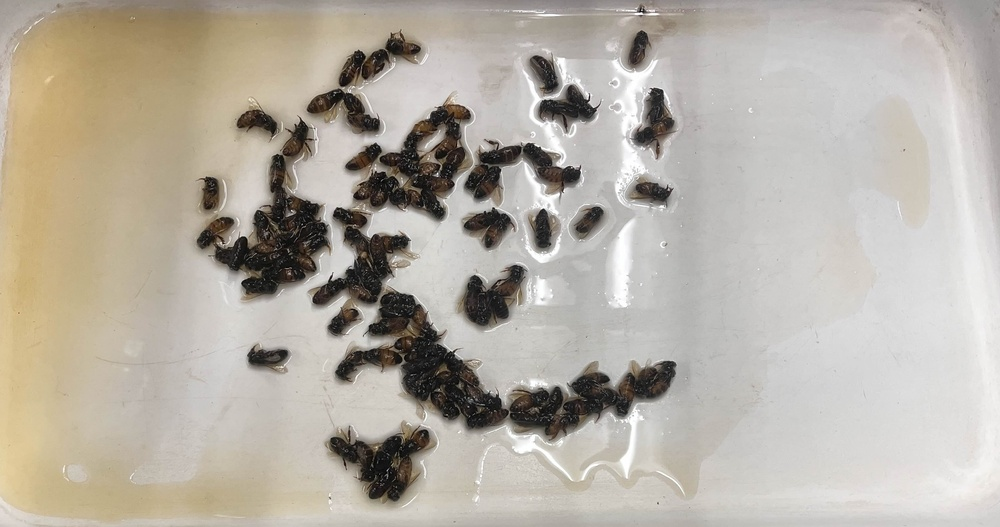
#> input picture image_data/bee-image-1.jpg, 1000 x 527 px, shrunk from 3366 x 1774 before the run, found by its file name
$ python edge_detect.py
#> lines starting #> are read from the running program, lines starting #| are printed output that depends on the picture; after the words box and inside, x2 and y2 are one past the last pixel; in counts of white or black regions, pixels touching at a corner belong together
'''
Experiment to learn how to edge detect using OpenCV.
Results might also give indication of clumped bees being detectable.
'''

import numpy as np
import cv2 as cv

img = cv.imread('/Users/henryshaw/Desktop/Projects/ee-capstone-bee-mite-detect/image_data/bee-image-1.jpg', cv.IMREAD_COLOR_BGR)
#> img is the input picture: shape (527, 1000, 3); mean B, G, R 164.3, 174.9, 181.2
cv.imshow('Original', img)

KERNEL_SIZE = 5
BLUR_SIZE = 5
THRESHOLD1 = 70
THRESHOLD2 = 120

# do gradient magnitude (edge detection)
gray = cv.cvtColor(img, cv.COLOR_BGR2GRAY)
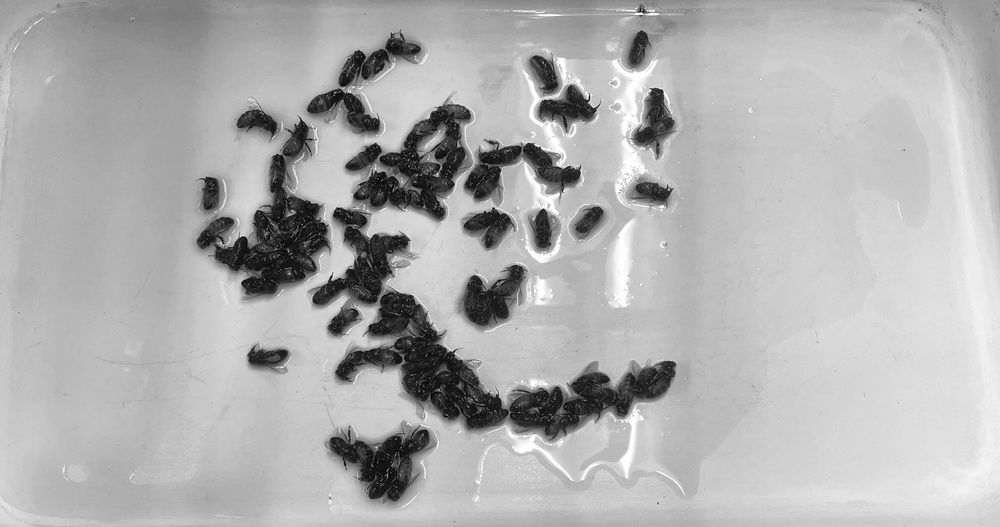
#> gray: shape (527, 1000); min 0, max 255, mean 175.6
gray = cv.GaussianBlur(gray, (5, 5), 0)

edges = cv.Canny(gray, 100, 150)
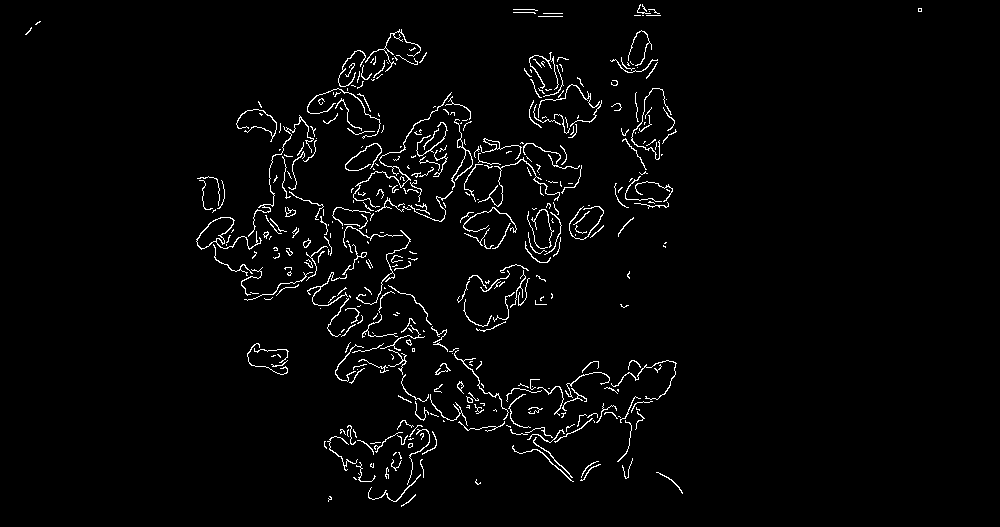
#> edges: shape (527, 1000); 2.5% white in thin lines or dots, all inside (x1, y1, x2, y2) = (25, 4, 922, 507)
ret, mask = cv.threshold(edges, THRESHOLD1, THRESHOLD2, cv.THRESH_BINARY)
#> ret = 70
edges_rgb = cv.cvtColor(mask, cv.COLOR_GRAY2BGR)
edges_rgb = edges_rgb * np.array([1, 0, 1], dtype=np.uint8)
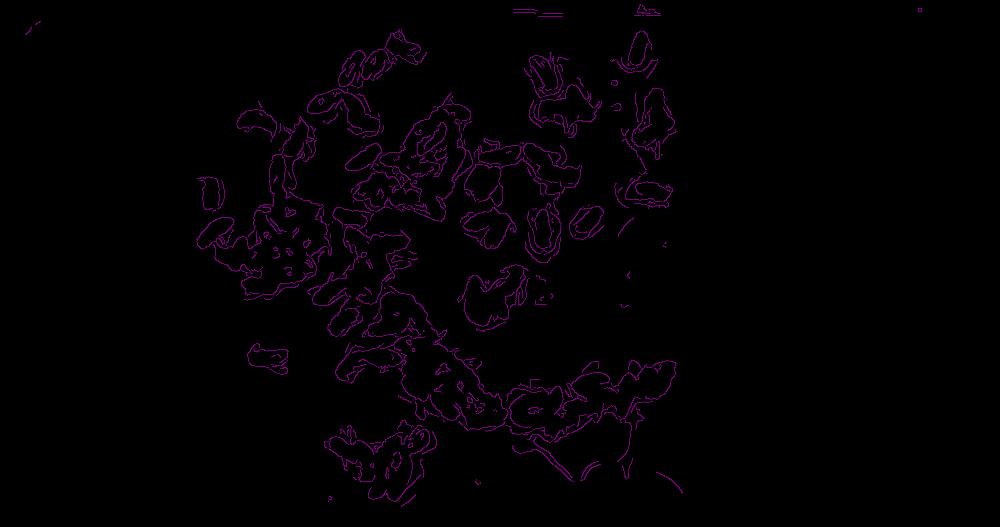
#> edges_rgb: shape (527, 1000, 3); mean B, G, R 3.1, 0, 3.1
mask_inv = cv.bitwise_not(edges)

img_out = cv.bitwise_and(img, img, mask=mask_inv)
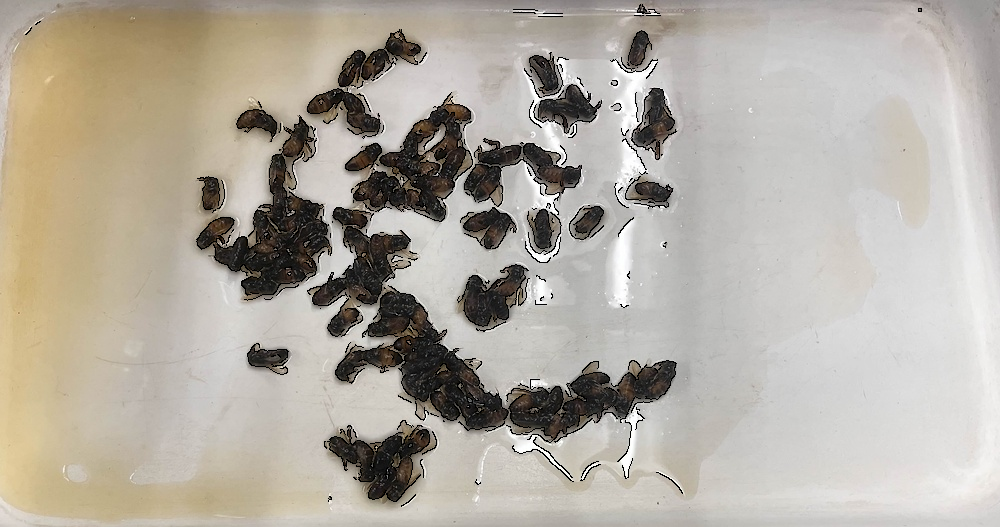
#> img_out: shape (527, 1000, 3); mean B, G, R 161.4, 171.8, 178
img_out = cv.add(img_out, edges_rgb)
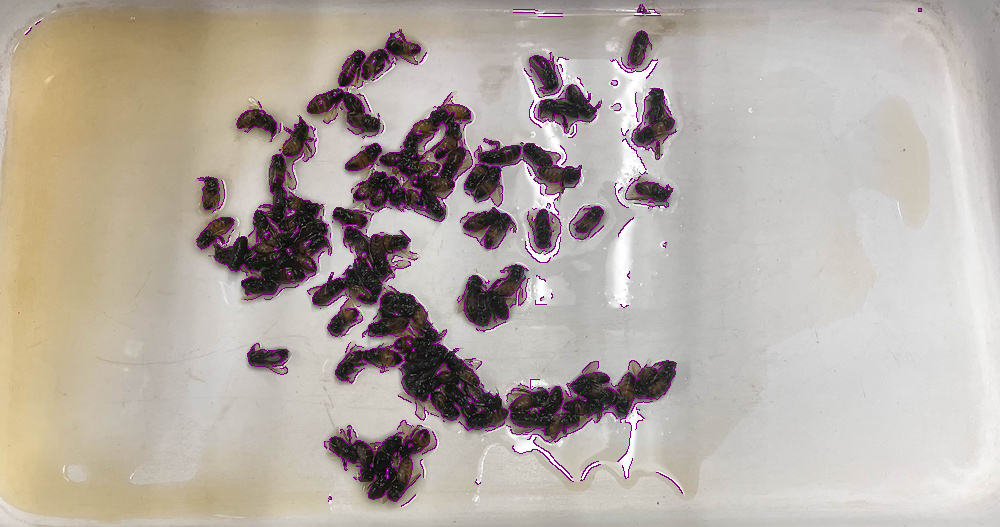
#> img_out: shape (527, 1000, 3); mean B, G, R 164.5, 171.8, 181.1
cv.imshow('Edges', img_out)

cv.imwrite('outputs/bee-image1-edgepass.png', img_out)

# wait for key press
cv.waitKey(0)
cv.destroyAllWindows()

$ run again, with image_data/bee-image-2.jpg copied over image_data/bee-image-1.jpg
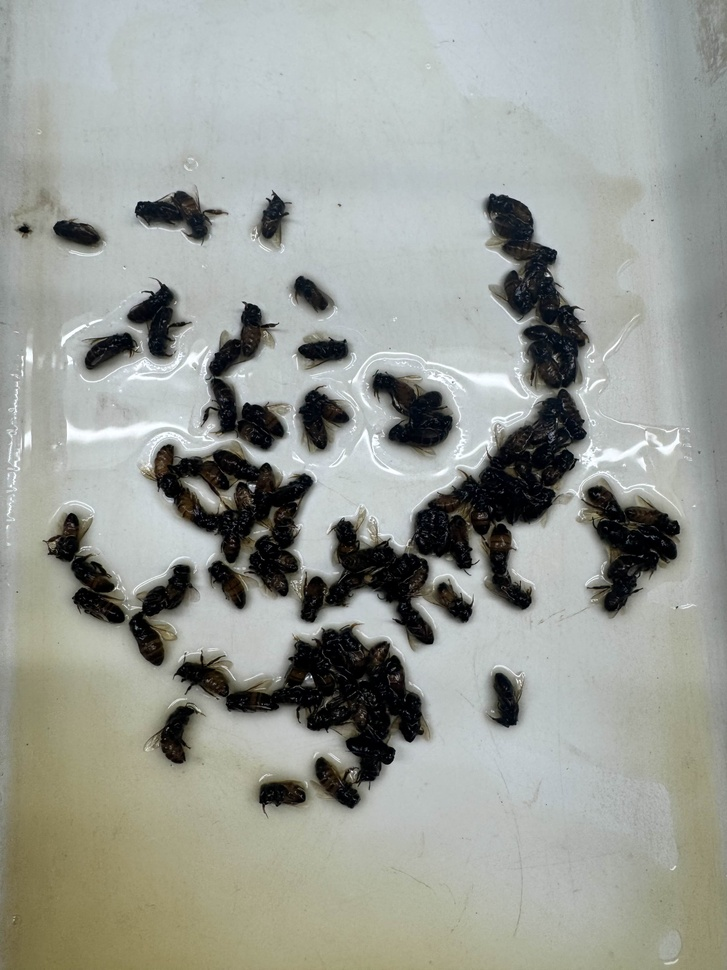
#> input picture image_data/bee-image-2.jpg, 727 x 970 px, shrunk from 3024 x 4032 before the run, found by its file name
#> img is the input picture: shape (970, 727, 3); mean B, G, R 149.9, 156.7, 153.2
#> `edges = cv.Canny(gray, 100, 150)`:
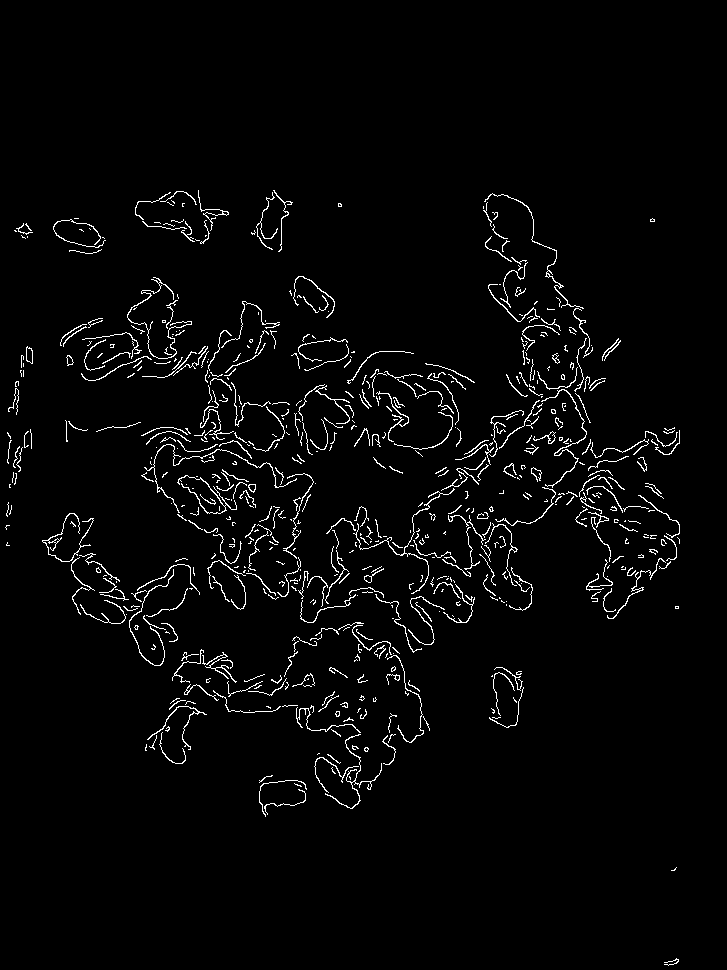
#> edges: shape (970, 727); 2.8% white in thin lines or dots, all inside (x1, y1, x2, y2) = (5, 190, 680, 966)
#> ret = 70
#> `img_out = cv.add(img_out, edges_rgb)`:
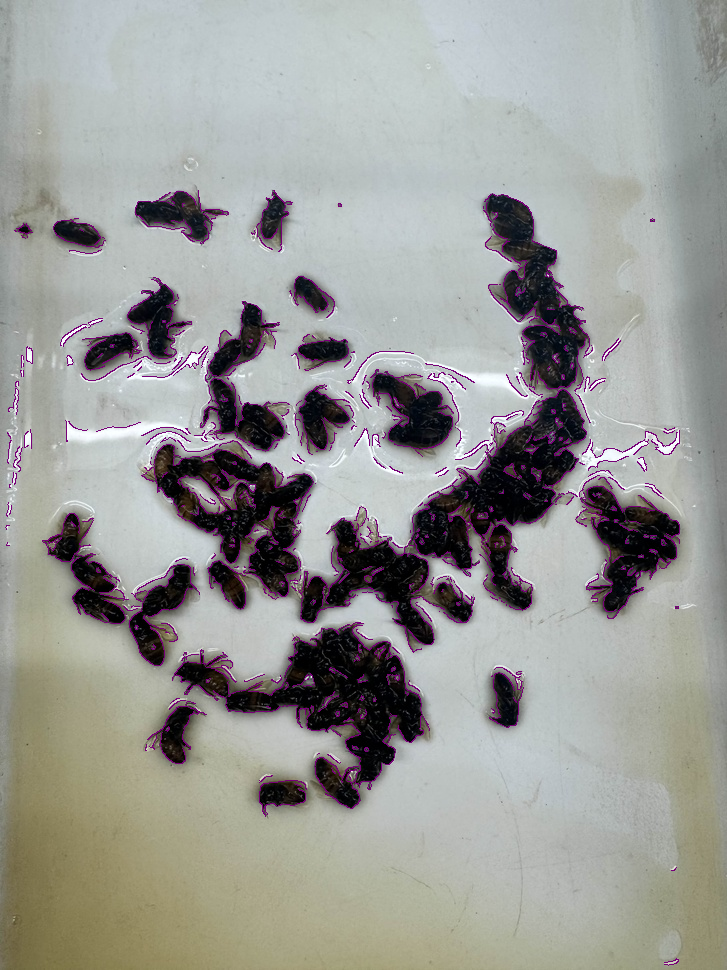
#> img_out: shape (970, 727, 3); mean B, G, R 150.5, 153.8, 153.7
